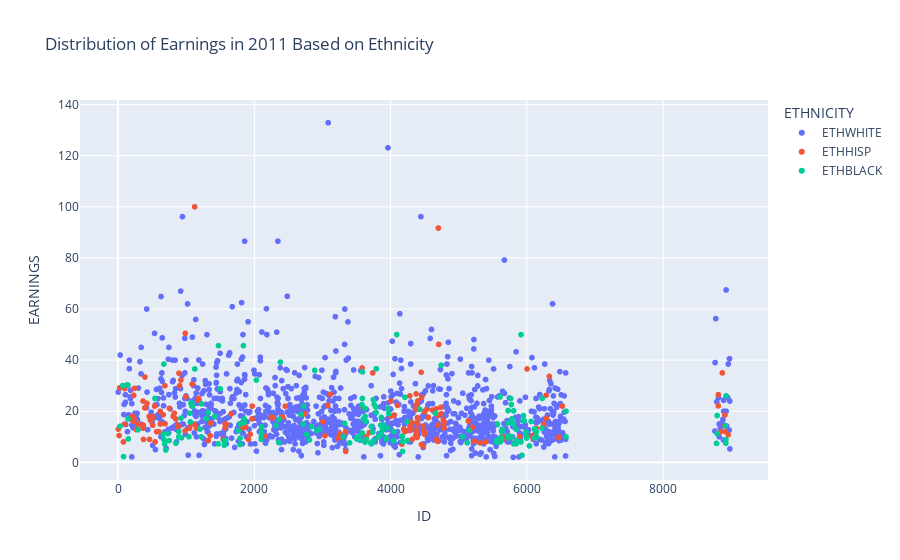

The notebook cell this image was saved under:
### Code cell
# Check for Ethnicity
df_data['ETHNICITY'] = df_data[['ETHBLACK', 'ETHHISP', 'ETHWHITE']].idxmax(axis=1)

px.scatter(data_frame=df_data, x='ID', y='EARNINGS', color='ETHNICITY', title='Distribution of Earnings in 2011 Based on Ethnicity')

### Figure 1 — Plotly figure (JSON) as saved in the notebook; plotly's stock layout.template omitted (floating-point values rounded to 4 significant figures; data arrays with more than 128 entries replaced by an {"elided": "..."} marker saying what was removed)
{"data": [{"hovertemplate": "ETHNICITY=ETHWHITE<br>ID=%{x}<br>EARNINGS=%{y}<extra></extra>", "legendgroup": "ETHWHITE", "marker": {"color": "#636efa", "symbol": "circle"}, "mode": "markers", "name": "ETHWHITE", "showlegend": true, "type": "scattergl", "x": {"elided": "1138 int values"}, "xaxis": "x", "y": {"elided": "1138 float values"}, "yaxis": "y"}, {"hovertemplate": "ETHNICITY=ETHHISP<br>ID=%{x}<br>EARNINGS=%{y}<extra></extra>", "legendgroup": "ETHHISP", "marker": {"color": "#EF553B", "symbol": "circle"}, "mode": "markers", "name": "ETHHISP", "showlegend": true, "type": "scattergl", "x": {"elided": "169 int values"}, "xaxis": "x", "y": {"elided": "169 float values"}, "yaxis": "y"}, {"hovertemplate": "ETHNICITY=ETHBLACK<br>ID=%{x}<br>EARNINGS=%{y}<extra></extra>", "legendgroup": "ETHBLACK", "marker": {"color": "#00cc96", "symbol": "circle"}, "mode": "markers", "name": "ETHBLACK", "showlegend": true, "type": "scattergl", "x": {"elided": "180 int values"}, "xaxis": "x", "y": {"elided": "180 float values"}, "yaxis": "y"}], "layout": {"legend": {"title": {"text": "ETHNICITY"}, "tracegroupgap": 0}, "title": {"text": "Distribution of Earnings in 2011 Based on Ethnicity"}, "xaxis": {"anchor": "y", "domain": [0, 1], "title": {"text": "ID"}}, "yaxis": {"anchor": "x", "domain": [0, 1], "title": {"text": "EARNINGS"}}}}
